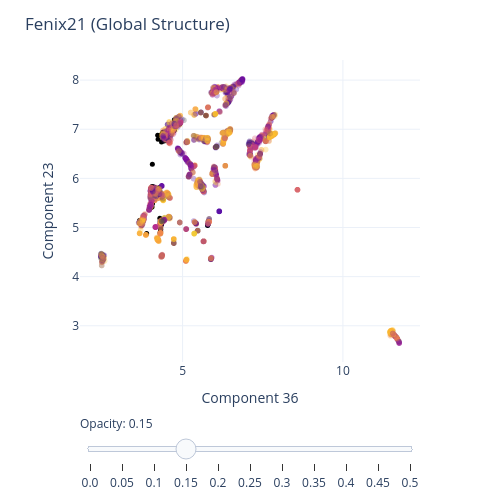

Notebook cell for this chart:
### Markdown cell above
### n dimensions

### Code cell
# Highest-importance features (set var to easily change vis)
dim1 = "Component 36" # 31 38
dim2 = "Component 23" # 13 33

# Plot the training points
fig = px.scatter(
    data_frame = train_df,
    x = dim1,
    y = dim2, 
    color = "Media Cluster",
    hover_data = ["taxon_id", "Target", "KMeans Cluster"],
    opacity = 0.3
) 

# Add the test points as a scatter trace
fig.add_trace(
    go.Scatter(
        x=test_df[dim1],  # x coordinates
        y=test_df[dim2],  # y coordinates
        mode='markers',
        marker=dict(
            color='black',  
            size=5,  
            opacity=1.0 
        ),
        text=test_df["taxon_id"]  # marker hover text
    )
)

# Opacity slider
steps = []
for i in range(11):  # 0 to 1 in steps of 0.1
    step = dict(
        method="restyle",
        args=[{"marker.opacity": [i/20]}, [0]],  # Adjust opacity of the first trace only
        label=str(i/20)
    )
    steps.append(step)
sliders = [dict(
    active=3,  # initial value corresponding to opacity=0.3
    currentvalue={"prefix": "Opacity: "},
    pad={"t": 50},
    steps=steps
)]

# Make pretty
fig.update_coloraxes(showscale=False)
fig.update_layout(
    sliders=sliders,
    title="Fenix21 (Global Structure)", # Local => limit axis ranges
    template="plotly_white",
    showlegend=False,
    width=500, 
    height=500 
)

#fig.update_yaxes(range=[2.25, 4.25])
#fig.update_xaxes(range=[2, 8])

fig.show()

### Figure 1 — Plotly figure (JSON) as saved in the notebook; plotly's stock layout.template omitted (floating-point values rounded to 4 significant figures; data arrays with more than 128 entries replaced by an {"elided": "..."} marker saying what was removed)
{"data": [{"customdata": {"elided": "8464x3 mixed values"}, "hovertemplate": "Component 36=%{x}<br>Component 23=%{y}<br>taxon_id=%{customdata[0]}<br>Target=%{customdata[1]}<br>KMeans Cluster=%{customdata[2]}<br>Media Cluster=%{marker.color}<extra></extra>", "legendgroup": "", "marker": {"color": {"elided": "8464 float values"}, "coloraxis": "coloraxis", "opacity": 0.3, "symbol": "circle"}, "mode": "markers", "name": "", "showlegend": false, "type": "scattergl", "x": {"elided": "8464 float values"}, "xaxis": "x", "y": {"elided": "8464 float values"}, "yaxis": "y"}, {"marker": {"color": "black", "opacity": 1, "size": 5}, "mode": "markers", "text": {"elided": "247 str values"}, "type": "scatter", "x": {"elided": "247 float values"}, "y": {"elided": "247 float values"}}], "layout": {"coloraxis": {"colorbar": {"title": {"text": "Media Cluster"}}, "colorscale": [[0, "#0d0887"], [0.1111, "#46039f"], [0.2222, "#7201a8"], [0.3333, "#9c179e"], [0.4444, "#bd3786"], [0.5556, "#d8576b"], [0.6667, "#ed7953"], [0.7778, "#fb9f3a"], [0.8889, "#fdca26"], [1, "#f0f921"]], "showscale": false}, "height": 500, "legend": {"tracegroupgap": 0}, "margin": {"t": 60}, "showlegend": false, "sliders": [{"active": 3, "currentvalue": {"prefix": "Opacity: "}, "pad": {"t": 50}, "steps": [{"args": [{"marker.opacity": [0]}, [0]], "label": "0.0", "method": "restyle"}, {"args": [{"marker.opacity": [0.05]}, [0]], "label": "0.05", "method": "restyle"}, {"args": [{"marker.opacity": [0.1]}, [0]], "label": "0.1", "method": "restyle"}, {"args": [{"marker.opacity": [0.15]}, [0]], "label": "0.15", "method": "restyle"}, {"args": [{"marker.opacity": [0.2]}, [0]], "label": "0.2", "method": "restyle"}, {"args": [{"marker.opacity": [0.25]}, [0]], "label": "0.25", "method": "restyle"}, {"args": [{"marker.opacity": [0.3]}, [0]], "label": "0.3", "method": "restyle"}, {"args": [{"marker.opacity": [0.35]}, [0]], "label": "0.35", "method": "restyle"}, {"args": [{"marker.opacity": [0.4]}, [0]], "label": "0.4", "method": "restyle"}, {"args": [{"marker.opacity": [0.45]}, [0]], "label": "0.45", "method": "restyle"}, {"args": [{"marker.opacity": [0.5]}, [0]], "label": "0.5", "method": "restyle"}]}], "title": {"text": "Fenix21 (Global Structure)"}, "width": 500, "xaxis": {"anchor": "y", "domain": [0, 1], "title": {"text": "Component 36"}}, "yaxis": {"anchor": "x", "domain": [0, 1], "title": {"text": "Component 23"}}}}
